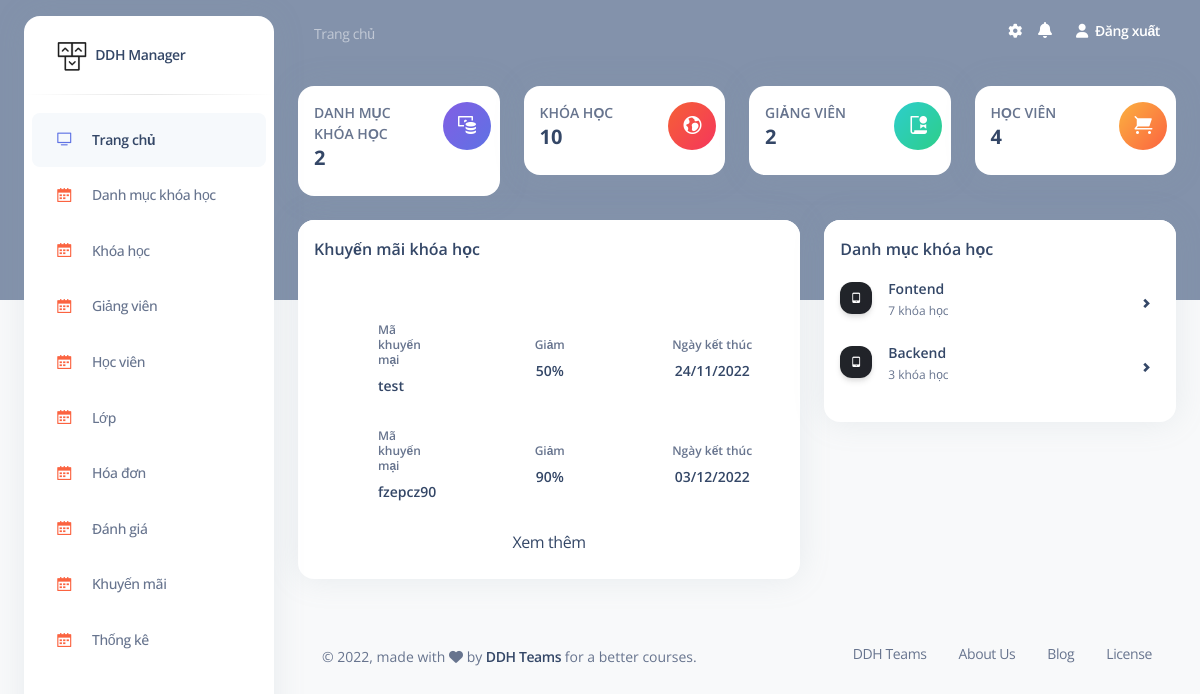
The app's page /admin (signed in) with its own data.
### tables this page shows
CREATE TABLE `sales` (
                         `id` int NOT NULL,
                         `sale_code` varchar(255) DEFAULT NULL,
                         `percent_discount` int DEFAULT NULL,
                         `time` date DEFAULT NULL
);

CREATE TABLE `categories` (
                              `id` int NOT NULL,
                              `name_category` varchar(255) DEFAULT NULL
);

### controllers/admin/dashboard.php (called while the page is built)
<?php
    $count_categories   = count_category();
    $read_categories    = category_read();
    $count_courses      = course_count();
    $count_teachers     = count_teacher();
    $count_students     = count_student();
    $code_sale          = read_sale();
    include_once 'views/admin/dashboard.php';
?>

### models/admin/categories.php (called while the page is built, shortened)
<?php
    function category_read(){
        $sql = "SELECT * FROM categories";
        return query($sql);
    }
    function count_category(){
        $sql = "SELECT COUNT(*) FROM categories";
        return query_value($sql);
    }
?>

### models/process_db.php (called while the page is built, shortened)
<?php
    function connect(){
        $conn = null;
        try {
            $conn = new PDO("mysql:host=".DB_HOST.";dbname=".DB_NAME."", DB_USER, DB_PASS);
            $conn->setAttribute(PDO::ATTR_ERRMODE, PDO::ERRMODE_EXCEPTION);
        }catch(PDOException $e){
            echo "Connection failed: " . $e->getMessage();
        }
        return $conn;
    }
    function query($sql){
        $sql_args = array_slice(func_get_args(), 1);
        try {
            $stmt = connect()->prepare($sql);
            $stmt->execute($sql_args);
            $rows = $stmt->fetchAll();
            return $rows;
        } catch (PDOException $e) {
            throw $e;
        }
    }
    function query_value($sql){
        $sql_args = array_slice(func_get_args(), 1);
        try {
            $stmt = connect()->prepare($sql);
            $stmt->execute($sql_args);
            $row = $stmt->fetch(PDO::FETCH_ASSOC);
            return array_values($row)[0];
        } catch (PDOException $e) {
            throw $e;
        }
    }
?>

### models/admin/courses.php (called while the page is built, shortened)
<?php
    function course_count(){
        $sql = "SELECT COUNT(*) FROM courses";
        return query_value($sql);
    }
    function count_course_with_cate($id){
        $sql = "
        SELECT COUNT(*) FROM courses
        INNER JOIN categories ON categories.id = courses.id_category
        WHERE categories.id = ?
        ";
        return query_value($sql,$id);
    }
?>

### models/admin/teachers.php (called while the page is built, shortened)
<?php
    function count_teacher(){
        $sql = "SELECT COUNT(*) FROM teachers";
        return query_value($sql);
    }
?>

### models/admin/students.php (called while the page is built, shortened)
<?php
    function count_student(){
        $sql = "SELECT COUNT(*) FROM students";
        return query_value($sql);
    }
?>

### models/admin/sales.php (called while the page is built, shortened)
<?php
    function read_sale(){
        $sql = "SELECT * FROM `sales`";
        return query($sql);
    }
?>

### global.php (called while the page is built, shortened)
<?php
    function format_date($date){
        return (new DateTimeImmutable($date))->format('d/m/Y');
    }
?>

### views/admin/dashboard.php (the view, shortened to what this page needs)
<div class="container-fluid py-4">
      <div class="row">
        <div class="col-xl-3 col-sm-6 mb-xl-0 mb-4">
          <div class="card">
            <div class="card-body p-3">
              <div class="row">
                <div class="col-8">
                  <div class="numbers">
                    <p class="text-sm mb-0 text-uppercase font-weight-bold">Danh mục khóa học</p>
                    <h5 class="font-weight-bolder">
                      <?= $count_categories ?>
                    </h5>
                  </div>
                </div>
                <div class="col-4 text-end">
                  <div class="icon icon-shape bg-gradient-primary shadow-primary text-center rounded-circle">
                    <i class="ni ni-money-coins text-lg opacity-10" aria-hidden="true"></i>
                  </div>
                </div>
              </div>
            </div>
          </div>
        </div>
        <div class="col-xl-3 col-sm-6 mb-xl-0 mb-4">
          <div class="card">
            <div class="card-body p-3">
              <div class="row">
                <div class="col-8">
                  <div class="numbers">
                    <p class="text-sm mb-0 text-uppercase font-weight-bold">Khóa học</p>
                    <h5 class="font-weight-bolder">
                        <?= $count_courses ?>
                    </h5>
                  </div>
                </div>
                <div class="col-4 text-end">
                  <div class="icon icon-shape bg-gradient-danger shadow-danger text-center rounded-circle">
                    <i class="ni ni-world text-lg opacity-10" aria-hidden="true"></i>
                  </div>
                </div>
              </div>
            </div>
          </div>
        </div>
        <div class="col-xl-3 col-sm-6 mb-xl-0 mb-4">
          <div class="card">
            <div class="card-body p-3">
              <div class="row">
                <div class="col-8">
                  <div class="numbers">
                    <p class="text-sm mb-0 text-uppercase font-weight-bold">Giảng viên</p>
                    <h5 class="font-weight-bolder">
                        <?= $count_teachers ?>
                    </h5>
                  </div>
                </div>
                <div class="col-4 text-end">
                  <div class="icon icon-shape bg-gradient-success shadow-success text-center rounded-circle">
                    <i class="ni ni-paper-diploma text-lg opacity-10" aria-hidden="true"></i>
                  </div>
                </div>
              </div>
            </div>
          </div>
        </div>
        <div class="col-xl-3 col-sm-6">
          <div class="card">
            <div class="card-body p-3">
              <div class="row">
                <div class="col-8">
                  <div class="numbers">
                    <p class="text-sm mb-0 text-uppercase font-weight-bold">Học viên</p>
                    <h5 class="font-weight-bolder">
                      <?= $count_students ?>
                    </h5>
                  </div>
                </div>
                <div class="col-4 text-end">
                  <div class="icon icon-shape bg-gradient-warning shadow-warning text-center rounded-circle">
                    <i class="ni ni-cart text-lg opacity-10" aria-hidden="true"></i>
                  </div>
                </div>
              </div>
            </div>
          </div>
        </div>
      </div>
      <div class="row mt-4">
        <div class="col-lg-7 mb-lg-0 mb-4">
          <div class="card ">
            <div class="card-header pb-0 p-3">
              <div class="d-flex justify-content-between">
                <h6 class="mb-2">Khuyến mãi khóa học</h6>
              </div>
            </div>
              <div class="card-body">
                  <div class="course_sale">
                    <?php foreach ($code_sale as $key => $values){ ?>
                        <div class="d-flex align-items-center justify-content-between m-4 course-item-sale">
                                <div class="w-20">
                                    <div class="d-flex px-2 py-1 align-items-center">
                                        <div class="ms-4">
                                            <p class="text-xs font-weight-bold mb-2">Mã khuyến mại</p>
                                            <h6 class="text-sm mb-0"><?= $values['sale_code'] ?></h6>
                                        </div>
                                    </div>
                                </div>
                                <div>
                                    <div class="text-center">
                                        <p class="text-xs font-weight-bold mb-2">Giảm</p>
                                        <h6 class="text-sm mb-0"><?= $values['percent_discount'] ?>%</h6>
                                    </div>
                                </div>
                                <div>
                                    <div class="col text-center">
                                        <p class="text-xs font-weight-bold mb-2">Ngày kết thúc</p>
                                        <h6 class="text-sm mb-0"><?= format_date($values['time']) ?></h6>
                                    </div>
                                </div>
                            </div>
                    <?php } ?>
                      <div class="text-center">
                          <a href="#" id="loadMoreCourse">Xem thêm</a>
                      </div>
                  </div>
              </div>
          </div>
        </div>
        <div class="col-lg-5">
          <div class="card">
            <div class="card-header pb-0 p-3">
              <h6 class="mb-0">Danh mục khóa học</h6>
            </div>
            <div class="card-body p-3">
                <div class="category_group">
                    <?php foreach ($read_categories as $key => $values){ ?>
                        <div class="list-group-item border-0 d-flex justify-content-between ps-0 mb-2 border-radius-lg cate_item mb-4">
                            <div class="d-flex align-items-center">
                                <div class="icon icon-shape icon-sm me-3 bg-gradient-dark shadow text-center">
                                    <i class="ni ni-mobile-button text-white opacity-10"></i>
                                </div>
                                <div class="d-flex flex-column">
                                    <h6 class="mb-1 text-dark text-sm"><?= $values['name_category'] ?></h6>
                                    <span class="text-xs"><?= count_course_with_cate($values['id']) ?> khóa học <span class="font-weight-bold d-none">346+ sold</span></span>
                                </div>
                            </div>
                            <div class="d-flex">
                                <button onclick="window.location='<?= CATEGORIES.'?s='.$values['name_category'] ?>'" class="btn btn-link btn-icon-only btn-rounded btn-sm text-dark icon-move-right my-auto"><i class="ni ni-bold-right" aria-hidden="true"></i></button>
                            </div>
                        </div>
                    <?php } ?>
                </div>
            </div>
          </div>
        </div>
      </div>
</div>

### assets/admin/css/nucleo-svg.css (style rules this page uses)
.icon { display: inline-block; color: #111111; height: 1em; width: 1em; }
.icon-sm { height: 0.8em; width: 0.8em; }
.icon { fill: currentColor; stroke: none; }

### admin.php (style rules this page uses)
.btn { margin-bottom: 0 !important; }

### records on screen
sales: sale_code "test", percent_discount "50", time "24/11/2022"
sales: sale_code "fzepcz90", percent_discount "90", time "03/12/2022"
categories: name_category "Fontend", id "7"
categories: name_category "Backend", id "3"

### other values on screen
$count_categories "2"
$count_courses "10"
$count_teachers "2"
$count_students "4"
